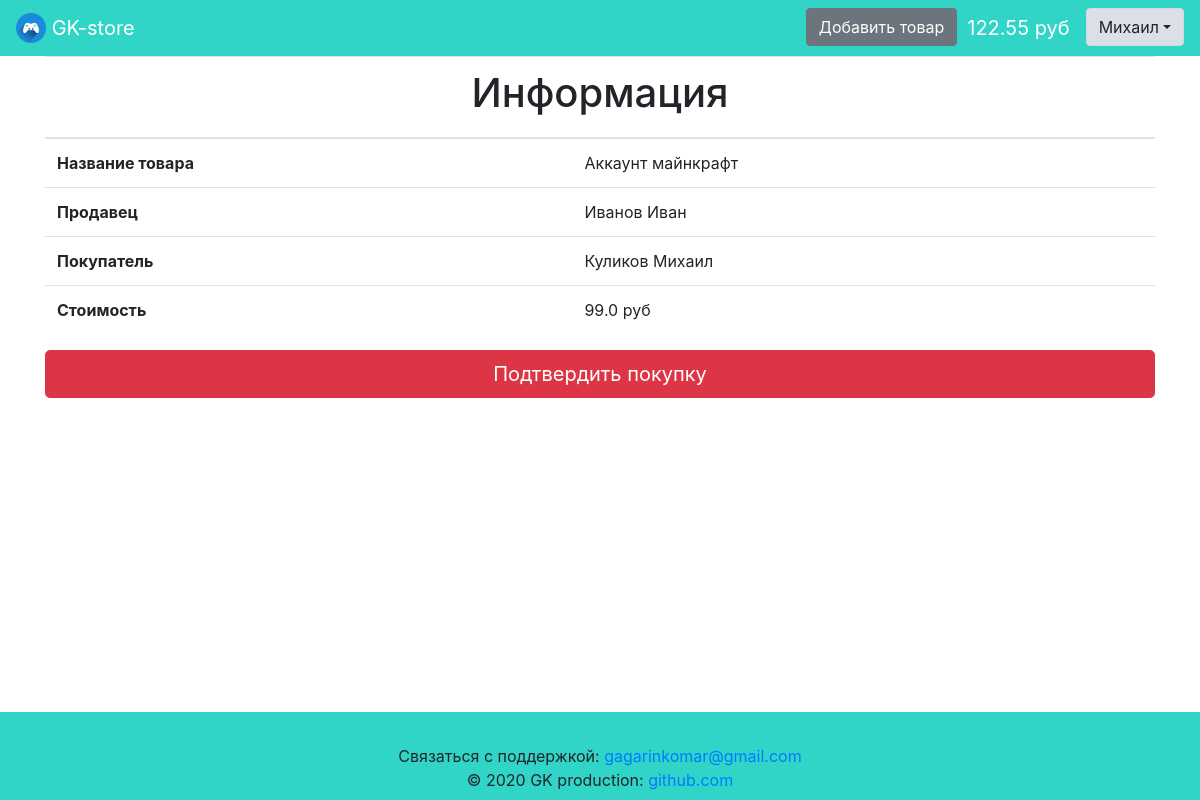
Page /transaction/1 (signed in) on the committed database.
### data/users.py (models this page shows, shortened)
class User(SqlAlchemyBase, UserMixin, SerializerMixin):
    __tablename__ = 'users'
    id = sqlalchemy.Column(sqlalchemy.Integer,
                           primary_key=True, autoincrement=True)
    name = sqlalchemy.Column(sqlalchemy.String)
    surname = sqlalchemy.Column(sqlalchemy.String, default='')
    about = sqlalchemy.Column(sqlalchemy.String,
                              default='Информация отсутствует.')
    phone_number = sqlalchemy.Column(sqlalchemy.String, default='Не указан.')
    email = sqlalchemy.Column(sqlalchemy.String, index=True, unique=True)
    balance = sqlalchemy.Column(sqlalchemy.Float, default=0)
    permission = sqlalchemy.Column(sqlalchemy.String)
    sum_rating = sqlalchemy.Column(sqlalchemy.Integer, default=0)
    count_rating = sqlalchemy.Column(sqlalchemy.Integer, default=0)
    hashed_password = sqlalchemy.Column(sqlalchemy.String)
    created_date = sqlalchemy.Column(sqlalchemy.DateTime,
                                     default=datetime.datetime.now)
    last_changed_date = sqlalchemy.Column(sqlalchemy.DateTime,
                                     default=datetime.datetime.now)
    avatar_source = sqlalchemy.Column(sqlalchemy.String,
                                      default='default_avatar.png')
    products = orm.relation('Product', back_populates='user')
    if permission == 'seller':
        transactions = orm.relation('Transaction', back_populates='seller')
    elif permission == 'buyer':
        transactions = orm.relation('Transaction', back_populates='buyer')

### data/products.py (models this page shows)
class Product(SqlAlchemyBase, SerializerMixin):
    __tablename__ = 'products'
    id = sqlalchemy.Column(sqlalchemy.Integer,
                           primary_key=True, autoincrement=True)
    user_id = sqlalchemy.Column(sqlalchemy.Integer,
                                sqlalchemy.ForeignKey('users.id'))
    title = sqlalchemy.Column(sqlalchemy.String)
    short_about = sqlalchemy.Column(sqlalchemy.String)
    about = sqlalchemy.Column(sqlalchemy.String)
    price = sqlalchemy.Column(sqlalchemy.Float)
    purchased_content = sqlalchemy.Column(sqlalchemy.String)
    is_published = sqlalchemy.Column(sqlalchemy.Boolean, default=True)
    is_sold = sqlalchemy.Column(sqlalchemy.Boolean, default=False)
    is_checked = sqlalchemy.Column(sqlalchemy.Boolean, default=False)
    created_date = sqlalchemy.Column(sqlalchemy.DateTime,
                                     default=datetime.datetime.now)
    checked_date = sqlalchemy.Column(sqlalchemy.DateTime,
                                     nullable=True)
    image_source = sqlalchemy.Column(sqlalchemy.String,
                                     default='default_image.png')
    last_changed_date = sqlalchemy.Column(sqlalchemy.DateTime,
                                          default=datetime.datetime.now)
    user = orm.relation('User')
    categories = orm.relation('Category',
                              secondary='product_to_category',
                              backref='products')
    transactions = orm.relation('Transaction', back_populates='product')

### app.py (the view, shortened to what this page needs)
@app.route('/transaction/<int:id>', methods=['GET', 'POST'])
@login_required
def transaction(id):
    session = db_session.create_session()
    product = session.query(Product).filter(Product.id == id).first()
    if not product.is_checked or product.is_sold:
        abort(404)
    return render_template('transaction.html', product=product)

### app.py (called while the page is built)
@login_manager.user_loader
def load_user(user_id):
    session = db_session.create_session()
    return session.query(User).get(user_id)

### data/db_session.py (called while the page is built)
def create_session() -> Session:
    global __factory
    return __factory()

### templates/transaction.html (shortened to what this page needs)
{% extends "base.html" %}
{% block content %}
<table class="table">
    <thead>
        <tr>
            <th colspan="2"><h1 align="center">Информация</h1></th>
        </tr>
    </thead>
    <tbody>
        <tr>
            <th>Название товара</th>
            <td>{{ product.title }}</td>
        </tr>
        <tr>
            <th>Продавец</th>
            <td>{% if product.user.surname %}{{ product.user.surname }} {% endif %}{{ product.user.name }}</td>
        </tr>
        <tr>
            <th>Покупатель</th>
            <td>{% if current_user.surname %}{{ current_user.surname }} {% endif %}{{ current_user.name }}</td>
        </tr>
        <tr>
            <th>Стоимость</th>
            <td>{{ product.price }} руб</td>
        </tr>
            {% if product.is_sold %}
        <tr>
            <th>Статус</th>
            <td>{{ product.transactions[0].status }}</td>
        </tr>
        <tr>
            <th>Дата</th>
            <td>{{ product.transactions[0].date.strftime('%H:%M %d.%m.%Y') }}</td>
        </tr>
        <tr>
            <th>Купленная информация</th>
            <td>{{ product.purchased_content }}</td>
        </tr>
    </tbody>
</table>
{% if current_user.permission == 'admin' %}
<p></p>
{% elif current_user.permission == 'seller' and product.transactions[0].estimate_buyer %}
<div class="rating-result">
    {% for i in range(product.transactions[0].estimate_buyer) %}
        <span class="active"></span>
    {% endfor %}
    {% for i in range(5 - product.transactions[0].estimate_buyer) %}
	    <span></span>
	{% endfor %}
</div>
{% elif current_user.permission == 'buyer' and product.transactions[0].estimate_seller %}
<div class="rating-result">
    {% for i in range(product.transactions[0].estimate_seller) %}
        <span class="active"></span>
    {% endfor %}
    {% for i in range(5 - product.transactions[0].estimate_seller) %}
	    <span></span>
	{% endfor %}
</div>
{% elif product.is_sold %}
<form method="POST" action="">
<div class="rating-area">
	<input type="radio" id="star-5" name="rating" value="5">
	<label for="star-5" title="Оценка «5»"></label>
	<input type="radio" id="star-4" name="rating" value="4">
	<label for="star-4" title="Оценка «4»"></label>
	<input type="radio" id="star-3" name="rating" value="3">
	<label for="star-3" title="Оценка «3»"></label>
	<input type="radio" id="star-2" name="rating" value="2">
	<label for="star-2" title="Оценка «2»"></label>
	<input type="radio" id="star-1" name="rating" value="1">
	<label for="star-1" title="Оценка «1»"></label>
</div>
    <div class="center">
        <button class="btn btn-warning" type="sumbit">Оценить</button>
    </div>
</form>
{% endif %}
            {% else %}
    </tbody>
</table>
<form method="POST" action="">
    <button class="btn btn-danger btn-lg btn-block" type="sumbit">Подтвердить покупку</button>
</form>
            {% endif %}
{% endblock %}

### templates/base.html (shortened to what this page needs)
<!doctype html>
<html lang="ru">
<head>
    {% block head %}
    <link rel="stylesheet"
          href="https://stackpath.bootstrapcdn.com/bootstrap/4.4.1/css/bootstrap.min.css"
>
    <link rel="stylesheet" type="text/css" href="{{ url_for('static', filename='css/style.css') }}" />
    {% endblock %}
</head>
<body>
<div class="wrapper">
    <div class="content">
        <header>
            <nav class="navbar navbar-dark navbar-expand" style="background-color: #30D5C8;">
                <a class="navbar-brand" href="/">
                    <img src="/static/img/logo.png" width="30" height="30" class="d-inline-block align-top" alt="">
                    GK-store
                </a>
                {% if current_user.is_authenticated %}
                    <p>
                        <ul class="navbar-nav ml-auto">
                        {% if current_user.permission == 'seller' %}
                            <li class="nav-item"><a href="/product" class="btn btn-secondary">Добавить товар</a></li>
                        {% endif %}
                        <li class="nav-item"><a class="navbar-brand padding-left" href="/balance">{{ current_user.balance|round(2) }} руб</a></li>
                        <li class="nav-item">
                            <div class="dropdown show">
                                <a class="btn btn-light dropdown-toggle"  data-toggle="dropdown">{{ current_user.name }}</a>
                            </div>
                        </li>
                        </ul>
                    </p>
                {% endif %}
            </nav>
        </header>
        <main role="main" class="container wrapper">
            {% block content %}{% endblock %}
        </main>
    </div>
    <div class="footer">
        <footer class="page-footer font-small pt-4" style="background-color: #30D5C8;">
            <div class="footer-copyright text-center py-2">
                Связаться с поддержкой:
                <a href="mailto:gagarinkomar@gmail.com?subject=Нужна помощь по GK-store">gagarinkomar@gmail.com</a><br>
                © 2020 GK production:
                <a href="https://github.com/gagarinkomar/">github.com</a>
            </div>
        </footer>
    </div>
</div>
</body>
</html>

### static/css/style.css (style rules this page uses)
img { border-radius: 10px 10px 10px 10px; }
.padding-left { padding-left: 10px; }
html, body { height: 100%; }
.wrapper { display: flex; flex-direction: column; min-height: 100%; }
.content { flex: 1 0 auto; }
.footer { flex: 0 0 auto; }

### rows in the picture
User: balance "122.55", name "Михаил", surname "Куликов"
Product: title "Аккаунт майнкрафт", price "99.0"
User: user.surname "Иванов", user.name "Иван"
